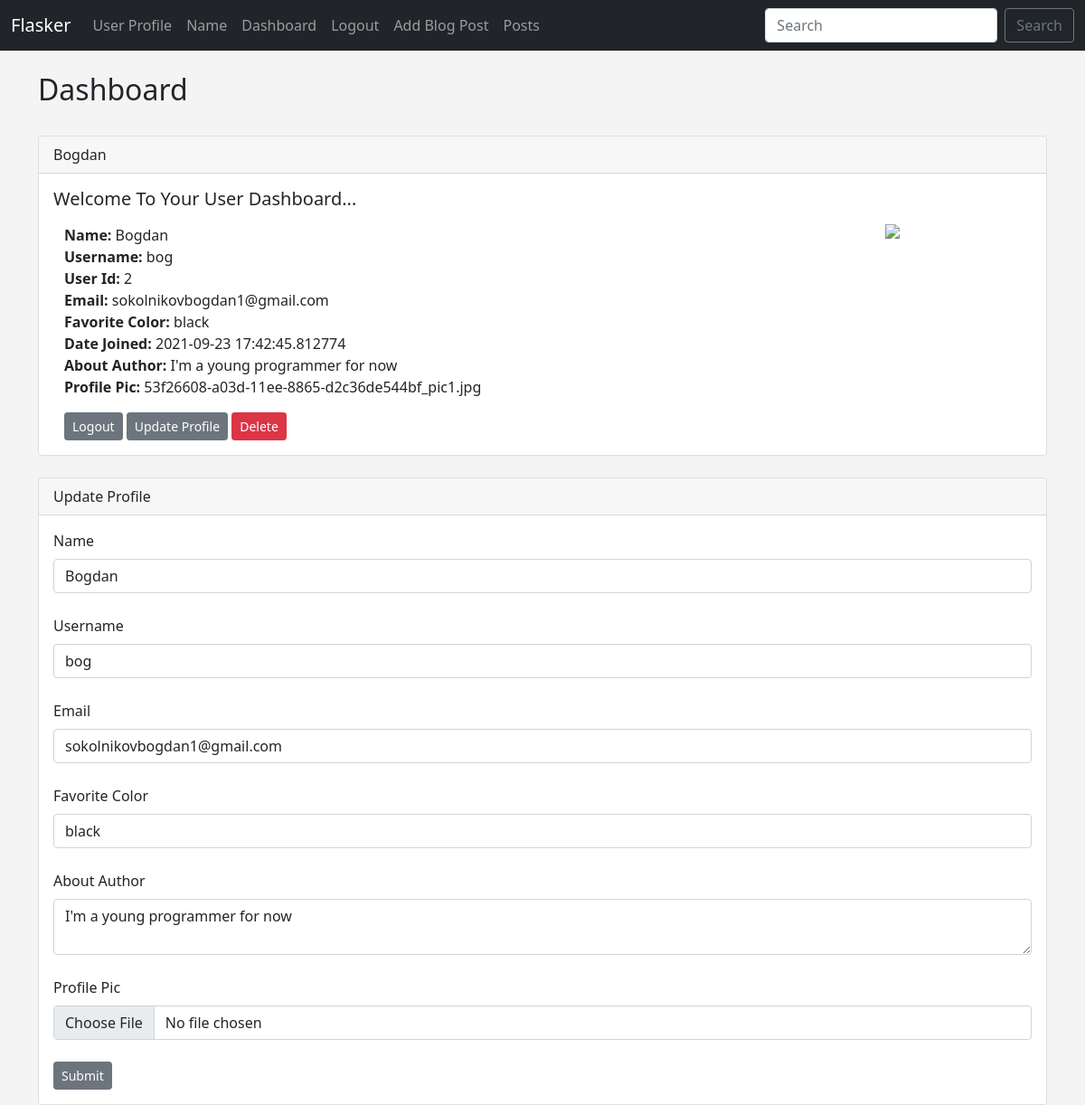
/dashboard (signed in), run on the app's committed database.
### hello.py (models this page shows, shortened)
class Users(db.Model, UserMixin):
	id = db.Column(db.Integer, primary_key=True)
	username = db.Column(db.String(20), nullable=False, unique=True)
	name = db.Column(db.String(200), nullable=False)
	email = db.Column(db.String(120), nullable=False, unique=True)
	favorite_color = db.Column(db.String(120))
	about_author = db.Column(db.Text(500), nullable=True)
	date_added = db.Column(db.DateTime, default=datetime.utcnow)
	profile_pic = db.Column(db.String(), nullable=True)
	password_hash = db.Column(db.String(128))
	posts = db.relationship('Posts', backref='poster')
	@property
	def password(self):
		raise AttributeError('password is not a readable attribute!')

### hello.py (the view)
@app.route('/dashboard', methods=['GET', 'POST'])
@login_required
def dashboard():
	form = UserForm()
	id = current_user.id
	name_to_update = Users.query.get_or_404(id)
	if request.method == "POST":
		name_to_update.name = request.form['name']
		name_to_update.email = request.form['email']
		name_to_update.favorite_color = request.form['favorite_color']
		name_to_update.username = request.form['username']
		name_to_update.about_author = request.form['about_author']
		name_to_update.profile_pic = request.files['profile_pic']
		pic_filename = secure_filename(name_to_update.profile_pic.filename)
		pic_name = str(uuid.uuid1()) + "_" + pic_filename
		saver = request.files['profile_pic']
		name_to_update.profile_pic = pic_name
		try:
			db.session.commit()
			saver.profile_pic.save(os.path.join(app.config['UPLOAD_FOLDER']), pic_name)
			flash("User Updated Successfully!")
			return render_template("dashboard.html",
				form=form,
				name_to_update = name_to_update)
		except:
			flash("Error!  Looks like there was a problem...try again!")
			return render_template("dashboard.html",
				form=form,
				name_to_update = name_to_update)
	else:
		return render_template("dashboard.html",
				form=form,
				name_to_update = name_to_update,
				id = id)
	return render_template('dashboard.html')

### webforms.py
class UserForm(FlaskForm):
	name = StringField("Name", validators=[DataRequired()])
	username = StringField("Username", validators=[DataRequired()])
	email = StringField("Email", validators=[DataRequired()])
	favorite_color = StringField("Favorite Color")
	about_author = TextAreaField("About Author")
	password_hash = PasswordField('Password', validators=[DataRequired(), EqualTo('password_hash2', message='Passwords Must Match!')])
	password_hash2 = PasswordField('Confirm Password', validators=[DataRequired()])
	profile_pic = FileField("Profile Pic")
	submit = SubmitField("Submit")

class SearchForm(FlaskForm):
	searched = StringField("Searched", validators=[DataRequired()])
	submit = SubmitField("Submit")

### hello.py (called while the page is built)
@login_manager.user_loader
def load_user(user_id):
	return Users.query.get(int(user_id))

@app.context_processor
def base():
	form = SearchForm()
	return dict(form=form)

### templates/dashboard.html (shortened to what this page needs)
{% extends 'base.html' %}
{% block content %}
	<h2>Dashboard</h2>
	<br/>
	<div class="card">
  <div class="card-header">
    {{ current_user.name }}
  </div>
  <div class="card-body">
    <h5 class="card-title">Welcome To Your User Dashboard...</h5>
    <p class="card-text">
	<div class="container">
	<div class="row">
	<div class="col-8">
    	<strong>Name:</strong>
	{{ current_user.name }}<br/>
	<strong>Username:</strong>
	{{ current_user.username }}<br/>
	<strong>User Id:</strong>
	{{ current_user.id }}<br/>
	<strong>Email:</strong>
	{{ current_user.email }}<br/>
	<strong>Favorite Color:</strong>
	{{ current_user.favorite_color }}<br/>
	<strong>Date Joined:</strong>
	{{ current_user.date_added }}<br/>
	<strong>About Author:</strong>
	{{ current_user.about_author }}<br/>
	<strong>Profile Pic:</strong>
	{{ current_user.profile_pic }}<br/>
    </p>
    <a href="{{ url_for('logout')}}" class="btn btn-secondary btn-sm">Logout</a>
    <a href="{{ url_for('update', id=current_user.id)}}" class="btn btn-secondary btn-sm">Update Profile</a>
    <a href="{{ url_for('delete', id=current_user.id)}}" class="btn btn-danger btn-sm">Delete</a>
</div>
<div class="col-4">
	<img src="{{ url_for('static', filename='images/default_profile_pic.png')}}" width="150" align="right">
</div>
</div>
</div>
<br/>
<div class="card">
  <div class="card-header">
    Update Profile
  </div>
  <div class="card-body">
  	<form action="/dashboard" method="POST" enctype="multipart/form-data">
		{{ form.name.label(class="form-label") }}
		{{ form.name(class="form-control", value=name_to_update.name) }}
		<br/>
		{{ form.username.label(class="form-label") }}
		{{ form.username(class="form-control", value=name_to_update.username) }}
		<br/>
		{{ form.email.label(class="form-label") }}
		{{ form.email(class="form-control", value=name_to_update.email) }}
		<br/>
		{{ form.favorite_color.label(class="form-label") }}
		{{ form.favorite_color(class="form-control", value=name_to_update.favorite_color) }}
		<br/>
		{{ form.about_author.label(class="form-label") }}
		<textarea name="about_author" class="form-control">{{name_to_update.about_author}}</textarea>
		<br/>
		{{ form.profile_pic.label(class="form-label") }}
		{{ form.profile_pic(class="form-control", value=name_to_update.profile_pic) }}
		<br/>
		{{ form.submit(class="btn btn-secondary btn-sm") }}
	</form>
</div>
</div>
{% endblock %}

### static/css/style.css (style rules this page uses)
body { background: #f4f4f4; }

### data on the page
Users: name "Bogdan", username "bog", id "2", email "sokolnikovbogdan1@gmail.com", favorite_color "black", date_added "2021-09-23 17:42:45.812774", about_author "I'm a young programmer for now", profile_pic "53f26608-a03d-11ee-8865-d2c36de544bf_pic1.jpg"
